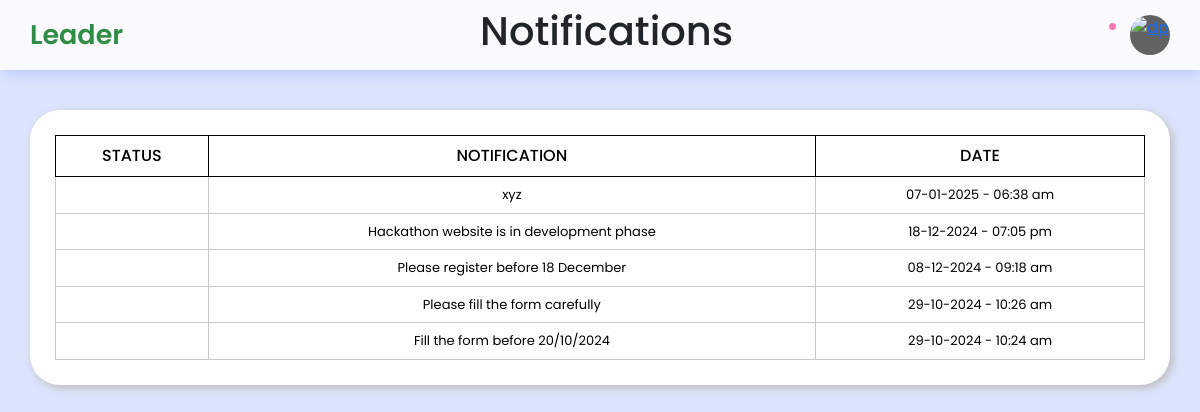
Page /leader_show_notifications.php (signed in) on the committed database.
### tables this page shows
CREATE TABLE `notifications` (
  `id` int(11) NOT NULL,
  `notification` varchar(255) NOT NULL,
  `date` timestamp NOT NULL DEFAULT current_timestamp() ON UPDATE current_timestamp(),
  `new` tinyint(1) NOT NULL
);

### leader_show_notifications.php (the view, shortened to what this page needs)
<?php
require 'db.php';
$result2 = mysqli_query($conn, "SELECT * FROM notifications ORDER BY id DESC");
?>
<!DOCTYPE html>
<html lang="en">
<head>
    <link rel="stylesheet" href="leader_dashboard.css">
    <link href="https://cdn.jsdelivr.net/npm/bootstrap@5.3.3/dist/css/bootstrap.min.css" rel="stylesheet">
</head>
<body>
    <header>
        <div class="logosec">
            <a href="leader_dashboard.php" style="text-decoration: none;">
                <div class="logo">Leader</div>
            </a>
        </div>
        <div>
            <H1>Notifications</H1>
        </div>
        <div class="message">
            <div class="circle"></div>
            <div class="dp">
                <a href="leader_team.php"><img src="https://media.geeksforgeeks.org/wp-content/uploads/20221210180014/profile-removebg-preview.png" class="dpicn" alt="dp"></a>
            </div>
        </div>
    </header>
    <div class="main">
        <div class="report-container">
            <div class="container">
                <table class="table table-hover">
                    <thead>
                        <tr>
                            <th scope="col">Status</th>
                            <th scope="col">Notification</th>
                            <th scope="col">Date</th>
                        </tr>
                    </thead>
                    <tbody>
                        <?php
                        while ($noti = $result2->fetch_assoc()) {
                            $date = date('d-m-Y', strtotime($noti['date'])) . " - " . date('h:i a', strtotime($noti['date']));
                        ?>
                            <tr>
                                <td>
                                </td>
                                <td><?php echo htmlspecialchars($noti['notification']); ?></td>
                                <td><?php echo $date; ?></td>
                            </tr>
                        <?php } ?>
                    </tbody>
                </table>
            </div>
        </div>
    </div>
</body>
</html>

### leader_dashboard.css (style rules this page uses)
* { margin: 0; padding: 0; box-sizing: border-box; font-family: "Poppins", sans-serif; }
:root { --background-color1: #fafaff; --background-color2: #ffffff; --background-color3: #ededed; --background-color4: #cad7fda4; --primary-color: #4b49ac; --secondary-color: #0c007d; --Border-color: #3f0097; --one-use-color: #3f0097; --two-use-color: #5500cb; }
body { background-color: var(--background-color4); max-width: 100%; overflow-x: hidden; }
header { height: 70px; width: 100vw; padding: 0 30px; background-color: var(--background-color1); position: fixed; z-index: 100; box-shadow: 1px 1px 15px rgba(161, 182, 253, 0.825); display: flex; justify-content: space-between; align-items: center; }
.logo { font-size: 27px; font-weight: 600; color: rgb(47, 141, 70); }
.searchbar, .message, .logosec { display: flex; align-items: center; justify-content: center; }
.logosec { gap: 60px; }
.message { gap: 40px; position: relative; cursor: pointer; }
.circle { height: 7px; width: 7px; position: absolute; background-color: #fa7bb4; border-radius: 50%; left: 19px; top: 8px; }
.dp { height: 40px; width: 40px; background-color: #626262; border-radius: 50%; display: flex; align-items: center; justify-content: center; overflow: hidden; }
.dpicn { height: 42px; }
.main { height: calc(100vh - 70px); width: 100%; overflow-y: scroll; overflow-x: hidden; padding: 40px 30px 30px 30px; }
.report-container { max-width: 1200px; margin: 0px auto 0px auto; background-color: #ffffff; border-radius: 30px; box-shadow: 3px 3px 10px rgb(188, 188, 188); padding: 0px 20px 20px 20px; }

### leader_show_notifications.php (style rules this page uses)
body { margin: 0; padding: 0; font-family: 'Poppins', sans-serif; }
.main { background-color: #cad7fda4; height: 100vh; }
.main .report-container { padding-top: 20px; overflow-x: auto; min-height: auto; margin-top: 70px; }
.report-container .table { border-collapse: collapse; background-color: #fff; width: 100%; margin-bottom: 0px; }
.container { padding: 5px; overflow: auto; }
th, td { border: 1px solid rgb(200, 200, 200); padding: 10px 30px; text-align: center; }
th { text-transform: uppercase; font-weight: 500; padding-top: 20px; border-color: black; }
td { font-size: 13px; border-style: solid; }
.dp { align-items: baseline; }

### rows in the picture
notifications: notification "xyz", date "07-01-2025 - 06:38 am"
notifications: notification "Hackathon website is in development phase", date "18-12-2024 - 07:05 pm"
notifications: notification "Please register before 18 December", date "08-12-2024 - 09:18 am"
notifications: notification "Please fill the form carefully", date "29-10-2024 - 10:26 am"
notifications: notification "Fill the form before 20/10/2024", date "29-10-2024 - 10:24 am"
